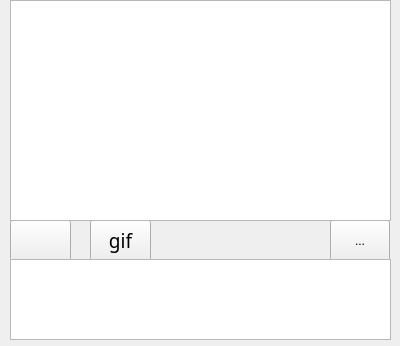
<?xml version="1.0" encoding="UTF-8"?>
<ui version="4.0">
 <class>chatRoom</class>
 <widget class="QDialog" name="chatRoom">
  <property name="geometry">
   <rect>
    <x>0</x>
    <y>0</y>
    <width>400</width>
    <height>346</height>
   </rect>
  </property>
  <property name="windowTitle">
   <string>Dialog</string>
  </property>
  <widget class="QTextEdit" name="textEdit">
   <property name="geometry">
    <rect>
     <x>10</x>
     <y>259</y>
     <width>381</width>
     <height>81</height>
    </rect>
   </property>
   <property name="sizePolicy">
    <sizepolicy hsizetype="Expanding" vsizetype="Fixed">
     <horstretch>0</horstretch>
     <verstretch>0</verstretch>
    </sizepolicy>
   </property>
  </widget>
  <widget class="QListView" name="chatView">
   <property name="geometry">
    <rect>
     <x>10</x>
     <y>0</y>
     <width>381</width>
     <height>221</height>
    </rect>
   </property>
  </widget>
  <widget class="QToolButton" name="gifButton">
   <property name="geometry">
    <rect>
     <x>10</x>
     <y>220</y>
     <width>61</width>
     <height>41</height>
    </rect>
   </property>
   <property name="toolTip">
    <string>&lt;html&gt;&lt;head/&gt;&lt;body&gt;&lt;p&gt;&lt;img src=&quot;:/new/prefix1/emojibutton.png&quot;/&gt;&lt;/p&gt;&lt;/body&gt;&lt;/html&gt;</string>
   </property>
   <property name="text">
    <string/>
   </property>
   <property name="icon">
    <iconset resource="pics.qrc">
     <normaloff>:/new/prefix1/emojibutton.png</normaloff>:/new/prefix1/emojibutton.png</iconset>
   </property>
   <property name="iconSize">
    <size>
     <width>21</width>
     <height>21</height>
    </size>
   </property>
  </widget>
  <widget class="QToolButton" name="emojiButton">
   <property name="geometry">
    <rect>
     <x>90</x>
     <y>220</y>
     <width>61</width>
     <height>41</height>
    </rect>
   </property>
   <property name="font">
    <font>
     <family>Futura</family>
     <pointsize>14</pointsize>
    </font>
   </property>
   <property name="text">
    <string>gif</string>
   </property>
  </widget>
  <widget class="QToolButton" name="sendButton">
   <property name="geometry">
    <rect>
     <x>330</x>
     <y>220</y>
     <width>60</width>
     <height>41</height>
    </rect>
   </property>
   <property name="text">
    <string>...</string>
   </property>
   <property name="icon">
    <iconset resource="pics.qrc">
     <normaloff>:/new/prefix1/send.png</normaloff>:/new/prefix1/send.png</iconset>
   </property>
   <property name="iconSize">
    <size>
     <width>26</width>
     <height>26</height>
    </size>
   </property>
  </widget>
  <zorder>gifButton</zorder>
  <zorder>emojiButton</zorder>
  <zorder>sendButton</zorder>
  <zorder>textEdit</zorder>
  <zorder>chatView</zorder>
 </widget>
 <resources>
  <include location="pics.qrc"/>
 </resources>
 <connections/>
</ui>
